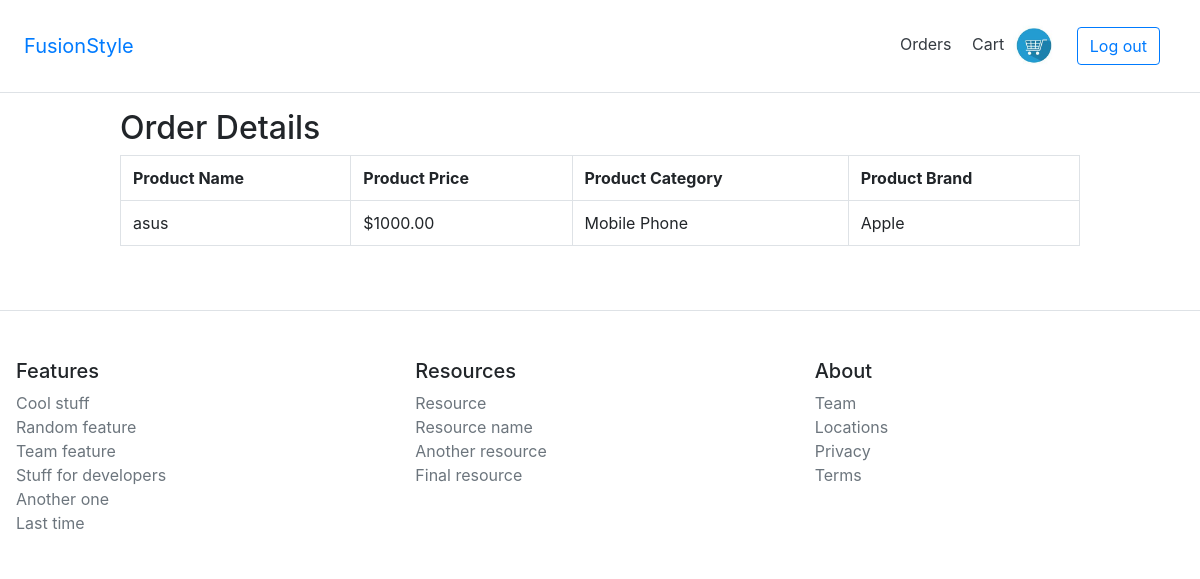
/shop/orders-detail-list/1/ (signed in), run on the app's committed database.
### shop/models.py (models this page shows, shortened)
class Product(BaseModel):
    name = models.CharField(max_length=100)
    title = models.CharField(max_length=255)
    description = models.CharField(max_length=255)
    image = models.ImageField(upload_to="static/shop/product/", null=True, blank=True)
    price = models.DecimalField(max_digits=10, decimal_places=2)
    stock = models.PositiveIntegerField(default=0)
    category = models.ForeignKey("Category", on_delete=models.CASCADE, related_name="category")
    brand = models.ForeignKey("Brand", on_delete=models.CASCADE, related_name="brand")

class Category(models.Model):
    name = models.CharField(max_length=100)
    description = models.CharField(max_length=255)

class Brand(models.Model):
    name = models.CharField(max_length=100)
    country = CountryField(max_length=100)
    description = models.TextField(max_length=255)
    logo = models.ImageField(upload_to="shop/brand/", null=True, blank=True)

### shop/views.py (the view)
# urls.py: path("orders-detail-list/<int:order_id>/", OrderDetailListView.as_view(), name="orders-detail-list"),
class OrderDetailListView(LoginRequiredMixin, ListView):
    template_name = "order_detail_list.html"
    context_object_name = "products"
    login_url = "index"
    def get_queryset(self):
        order = get_object_or_404(Order, id=self.kwargs.get("order_id"))
        products = order.products.all()
        print(self.kwargs.get("order_id"))
        print(order.delivery_address)
        return products

### shop/templates/order_detail_list.html
{% extends "index.html" %}
{% load crispy_forms_tags %}
{% block content %}
<div class="table-responsive mx-auto" style="width: 80%">
    <h2>Order Details</h2>
    <div class="table-responsive">
        {% if products %}
        <table class="table table-bordered">
            <tr style="">
                <th scope="col">Product Name</th>
                <th scope="col">Product Price</th>
                <th scope="col">Product Category</th>
                <th scope="col">Product Brand</th>
            </tr>
            {% for product in products %}
            <tr>
                <td>{{ product.name }}</td>
                <td>${{ product.price }}</td>
                <td>{{ product.category.name }}</td>
                <td>{{ product.brand.name }}</td>
            </tr>
            {% endfor %}
        </table>
        {% else %}
        <h1 style="margin: 20px">No products in this order</h1>
        {% endif %}
    </div>
</div>
{% endblock %}

### data on the page
Product: name "asus", price "1000.00", category.name "Mobile Phone", brand.name "Apple"
